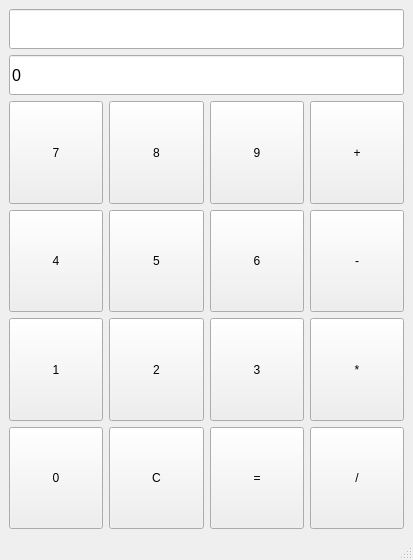
<?xml version="1.0" encoding="UTF-8"?>
<ui version="4.0">
 <class>MainWindow</class>
 <widget class="QMainWindow" name="MainWindow">
  <property name="geometry">
   <rect>
    <x>0</x>
    <y>0</y>
    <width>413</width>
    <height>560</height>
   </rect>
  </property>
  <property name="windowTitle">
   <string>MainWindow</string>
  </property>
  <widget class="QWidget" name="centralwidget">
   <layout class="QVBoxLayout" name="verticalLayout_2">
    <item>
     <layout class="QVBoxLayout" name="verticalLayout">
      <item>
       <widget class="QLineEdit" name="stored_expression">
        <property name="sizePolicy">
         <sizepolicy hsizetype="Expanding" vsizetype="Minimum">
          <horstretch>0</horstretch>
          <verstretch>0</verstretch>
         </sizepolicy>
        </property>
        <property name="maximumSize">
         <size>
          <width>16777215</width>
          <height>40</height>
         </size>
        </property>
        <property name="font">
         <font>
          <family>Arial</family>
          <pointsize>12</pointsize>
         </font>
        </property>
        <property name="readOnly">
         <bool>true</bool>
        </property>
       </widget>
      </item>
      <item>
       <widget class="QLineEdit" name="current_expression">
        <property name="sizePolicy">
         <sizepolicy hsizetype="Expanding" vsizetype="Minimum">
          <horstretch>0</horstretch>
          <verstretch>0</verstretch>
         </sizepolicy>
        </property>
        <property name="maximumSize">
         <size>
          <width>16777215</width>
          <height>40</height>
         </size>
        </property>
        <property name="font">
         <font>
          <family>Arial</family>
          <pointsize>12</pointsize>
         </font>
        </property>
        <property name="styleSheet">
         <string notr="true">text-align: right;</string>
        </property>
        <property name="text">
         <string>0</string>
        </property>
        <property name="readOnly">
         <bool>true</bool>
        </property>
       </widget>
      </item>
     </layout>
    </item>
    <item>
     <layout class="QHBoxLayout" name="horizontalLayout">
      <item>
       <widget class="QPushButton" name="add_7">
        <property name="sizePolicy">
         <sizepolicy hsizetype="Minimum" vsizetype="Minimum">
          <horstretch>0</horstretch>
          <verstretch>0</verstretch>
         </sizepolicy>
        </property>
        <property name="text">
         <string>7</string>
        </property>
       </widget>
      </item>
      <item>
       <widget class="QPushButton" name="add_8">
        <property name="sizePolicy">
         <sizepolicy hsizetype="Minimum" vsizetype="Minimum">
          <horstretch>0</horstretch>
          <verstretch>0</verstretch>
         </sizepolicy>
        </property>
        <property name="text">
         <string>8</string>
        </property>
       </widget>
      </item>
      <item>
       <widget class="QPushButton" name="add_9">
        <property name="sizePolicy">
         <sizepolicy hsizetype="Minimum" vsizetype="Minimum">
          <horstretch>0</horstretch>
          <verstretch>0</verstretch>
         </sizepolicy>
        </property>
        <property name="text">
         <string>9</string>
        </property>
       </widget>
      </item>
      <item>
       <widget class="QPushButton" name="addition">
        <property name="sizePolicy">
         <sizepolicy hsizetype="Minimum" vsizetype="Minimum">
          <horstretch>0</horstretch>
          <verstretch>0</verstretch>
         </sizepolicy>
        </property>
        <property name="text">
         <string>+</string>
        </property>
       </widget>
      </item>
     </layout>
    </item>
    <item>
     <layout class="QHBoxLayout" name="horizontalLayout_2">
      <item>
       <widget class="QPushButton" name="add_4">
        <property name="sizePolicy">
         <sizepolicy hsizetype="Minimum" vsizetype="Minimum">
          <horstretch>0</horstretch>
          <verstretch>0</verstretch>
         </sizepolicy>
        </property>
        <property name="text">
         <string>4</string>
        </property>
       </widget>
      </item>
      <item>
       <widget class="QPushButton" name="add_5">
        <property name="sizePolicy">
         <sizepolicy hsizetype="Minimum" vsizetype="Minimum">
          <horstretch>0</horstretch>
          <verstretch>0</verstretch>
         </sizepolicy>
        </property>
        <property name="text">
         <string>5</string>
        </property>
       </widget>
      </item>
      <item>
       <widget class="QPushButton" name="add_6">
        <property name="sizePolicy">
         <sizepolicy hsizetype="Minimum" vsizetype="Minimum">
          <horstretch>0</horstretch>
          <verstretch>0</verstretch>
         </sizepolicy>
        </property>
        <property name="text">
         <string>6</string>
        </property>
       </widget>
      </item>
      <item>
       <widget class="QPushButton" name="subtraction">
        <property name="sizePolicy">
         <sizepolicy hsizetype="Minimum" vsizetype="Minimum">
          <horstretch>0</horstretch>
          <verstretch>0</verstretch>
         </sizepolicy>
        </property>
        <property name="text">
         <string>-</string>
        </property>
       </widget>
      </item>
     </layout>
    </item>
    <item>
     <layout class="QHBoxLayout" name="horizontalLayout_3">
      <item>
       <widget class="QPushButton" name="add_1">
        <property name="sizePolicy">
         <sizepolicy hsizetype="Minimum" vsizetype="Minimum">
          <horstretch>0</horstretch>
          <verstretch>0</verstretch>
         </sizepolicy>
        </property>
        <property name="text">
         <string>1</string>
        </property>
       </widget>
      </item>
      <item>
       <widget class="QPushButton" name="add_2">
        <property name="sizePolicy">
         <sizepolicy hsizetype="Minimum" vsizetype="Minimum">
          <horstretch>0</horstretch>
          <verstretch>0</verstretch>
         </sizepolicy>
        </property>
        <property name="text">
         <string>2</string>
        </property>
       </widget>
      </item>
      <item>
       <widget class="QPushButton" name="add_3">
        <property name="sizePolicy">
         <sizepolicy hsizetype="Minimum" vsizetype="Minimum">
          <horstretch>0</horstretch>
          <verstretch>0</verstretch>
         </sizepolicy>
        </property>
        <property name="text">
         <string>3</string>
        </property>
       </widget>
      </item>
      <item>
       <widget class="QPushButton" name="multiplication">
        <property name="sizePolicy">
         <sizepolicy hsizetype="Minimum" vsizetype="Minimum">
          <horstretch>0</horstretch>
          <verstretch>0</verstretch>
         </sizepolicy>
        </property>
        <property name="text">
         <string>*</string>
        </property>
       </widget>
      </item>
     </layout>
    </item>
    <item>
     <layout class="QHBoxLayout" name="horizontalLayout_4">
      <item>
       <widget class="QPushButton" name="add_0">
        <property name="sizePolicy">
         <sizepolicy hsizetype="Minimum" vsizetype="Minimum">
          <horstretch>0</horstretch>
          <verstretch>0</verstretch>
         </sizepolicy>
        </property>
        <property name="text">
         <string>0</string>
        </property>
       </widget>
      </item>
      <item>
       <widget class="QPushButton" name="remove_all">
        <property name="sizePolicy">
         <sizepolicy hsizetype="Minimum" vsizetype="Minimum">
          <horstretch>0</horstretch>
          <verstretch>0</verstretch>
         </sizepolicy>
        </property>
        <property name="text">
         <string>C</string>
        </property>
       </widget>
      </item>
      <item>
       <widget class="QPushButton" name="equals">
        <property name="sizePolicy">
         <sizepolicy hsizetype="Minimum" vsizetype="Minimum">
          <horstretch>0</horstretch>
          <verstretch>0</verstretch>
         </sizepolicy>
        </property>
        <property name="text">
         <string>=</string>
        </property>
       </widget>
      </item>
      <item>
       <widget class="QPushButton" name="division">
        <property name="sizePolicy">
         <sizepolicy hsizetype="Minimum" vsizetype="Minimum">
          <horstretch>0</horstretch>
          <verstretch>0</verstretch>
         </sizepolicy>
        </property>
        <property name="text">
         <string>/</string>
        </property>
       </widget>
      </item>
     </layout>
    </item>
   </layout>
  </widget>
  <widget class="QMenuBar" name="menubar">
   <property name="geometry">
    <rect>
     <x>0</x>
     <y>0</y>
     <width>413</width>
     <height>21</height>
    </rect>
   </property>
  </widget>
  <widget class="QStatusBar" name="statusbar"/>
 </widget>
 <resources/>
 <connections/>
</ui>
